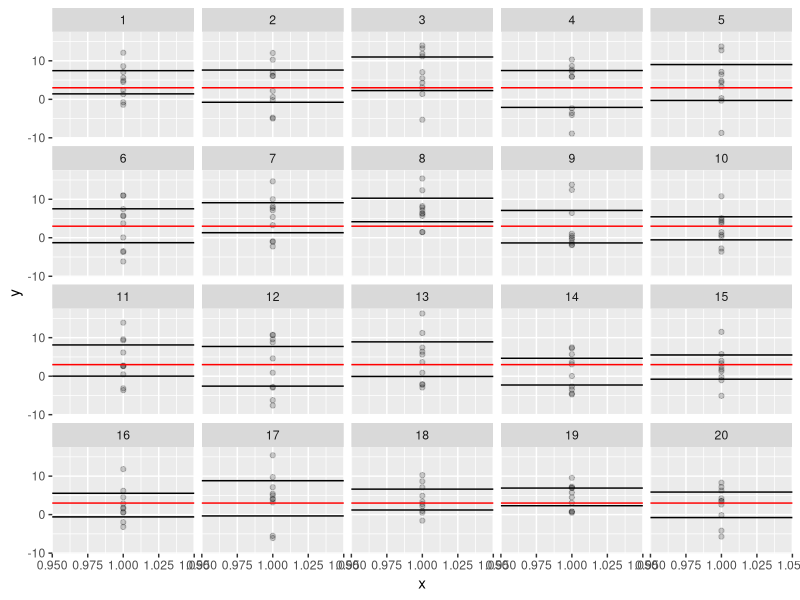
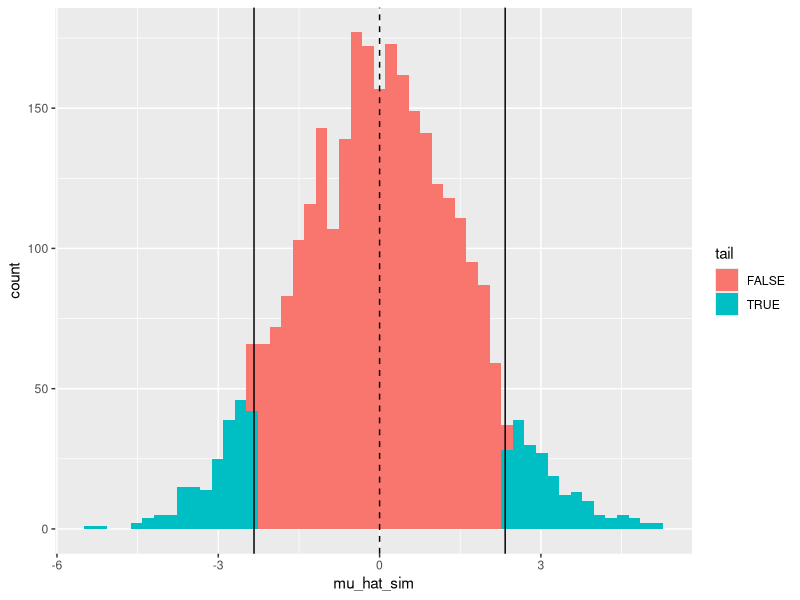
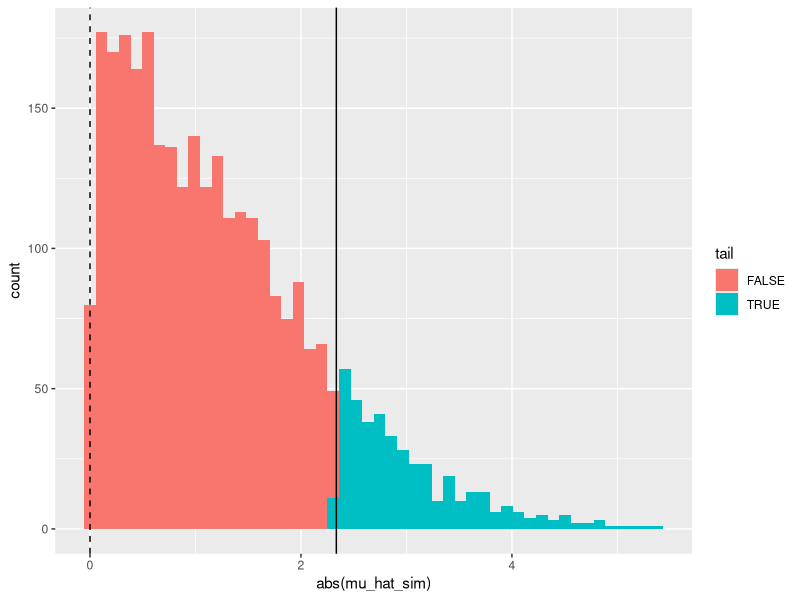

The R source for these figures, in order:
## ---- chunk 1
library(dplyr)
library(ggplot2)
set.seed(12345) # try different values
## ---- chunk 2
# Simulate data:
mu <- 3
sigma <- 5
n <- 10
y <- rnorm(n = n, mean = mu, sd = sigma)
## ---- chunk 3
mean(y)
m <- lm(y~1)
mu_hat <- coef(m)[[1]]
ci <- confint(m, level = 0.95)
ci
summary(m)
## ---- chunk 4
calc_mean <- function(i) {
  y <- rnorm(n = n, mean = mu, sd = sigma)
  m <- lm(y~1)
  ci <- confint(m, level = 0.95)
  tibble(l = ci[1], u = ci[2], y = y, i = i)
}
N <- 20
sim_ci <- lapply(seq_len(N), calc_mean) %>% bind_rows()
sim_ci
ggplot(sim_ci, aes(1, y)) + facet_wrap(~i) +
  geom_point(alpha = 0.2) +
  geom_hline(aes(yintercept = l)) +
  geom_hline(aes(yintercept = u)) +
  geom_hline(yintercept = mu, colour = "red")
## ---- chunk 5
calc_mean_zero <- function(i) {
  y <- rnorm(n = n, mean = 0, sd = sigma)
  m <- lm(y~1)
  tibble(i = i, mu_hat_sim = coef(m)[[1]])
}
N <- 3000
sim_pvals <- lapply(seq_len(N), calc_mean_zero) %>% bind_rows()
sim_pvals
sim_pvals <- mutate(sim_pvals,
  tail = abs(mu_hat_sim) > abs(mu_hat))

ggplot(sim_pvals, aes(mu_hat_sim, fill = tail)) +
  geom_histogram(bins = 50) +
  geom_vline(xintercept = c(-mu_hat, mu_hat), lty = "solid") +
  geom_vline(xintercept = 0, lty = "dashed")

ggplot(sim_pvals, aes(abs(mu_hat_sim), fill = tail)) +
  geom_histogram(bins = 50) +
  geom_vline(xintercept = mu_hat, lty = "solid") +
  geom_vline(xintercept = 0, lty = "dashed")

summary(m)
sum(sim_pvals$tail)/N
